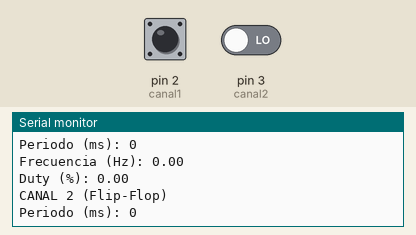
This sketch was run on a simulated Arduino Uno, built with avr-gcc and run on an emulated ATmega328P. Parts: the last lines printed to the serial monitor. Inputs (shaded band) come from the test bench; at power-on: pin 2 (canal1) LOW, pin 3 (canal2) LOW.

Above: at 1.2 s.
1.3 s: pin 2 (canal1) driven HIGH
2.8 s: pin 3 (canal2) driven HIGH
At 3.5 s:
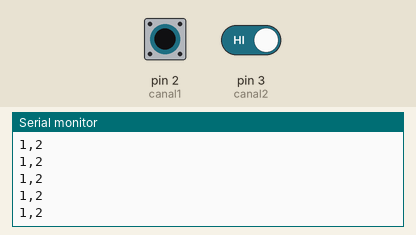
4.3 s: pin 2 (canal1) driven LOW
5.8 s: pin 3 (canal2) driven LOW
At 6.4 s:
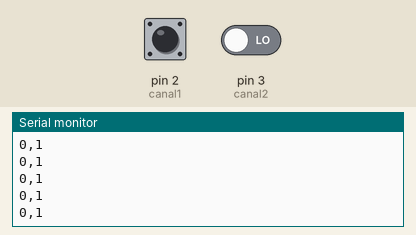
7.3 s: pin 2 (canal1) pulsed HIGH 2 times (0.12 s each, 0.3 s apart)
Timing chart, 0 to 10.3 s (numbered marks = the images above; inputs shaded):
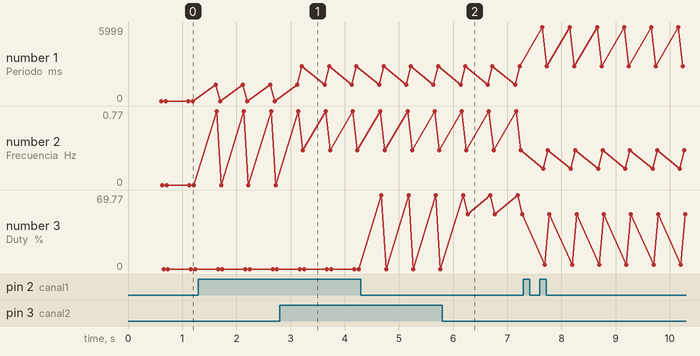

The sketch:

ape3_sistemas_digitales1.ino
```cpp
// Estructura
struct Canal {
  bool estadoActual = LOW;
  bool estadoAnterior = LOW;
  unsigned long tiempoAnterior = 0;
  unsigned long periodo = 0;
  unsigned long tHigh = 0;
  unsigned long tLow = 0;
  unsigned long tiempoCambio = 0;
  float frecuencia = 0;
  float duty = 0;
};

// Prototipos
void procesarCanal(int pin, Canal &ch, unsigned long tiempoActual);
void calcular(Canal &ch);
void imprimir(unsigned long tiempoActual);
void graficar();

// Pines
const int canal1 = 2;
const int canal2 = 3;

Canal ch1, ch2;
unsigned long ultimoPrint = 0;

void setup() {
  pinMode(canal1, INPUT);
  pinMode(canal2, INPUT);
  Serial.begin(9600);
}

void loop() {
  unsigned long tiempoActual = millis();

  procesarCanal(canal1, ch1, tiempoActual);
  procesarCanal(canal2, ch2, tiempoActual);

  calcular(ch1);
  calcular(ch2);

  imprimir(tiempoActual);
  graficar();
}

// Funciones
//Detección de flanco
void procesarCanal(int pin, Canal &ch, unsigned long tiempoActual) {
  ch.estadoActual = digitalRead(pin);

//Medición de periodo
  if (ch.estadoActual == HIGH && ch.estadoAnterior == LOW) {
    ch.periodo = tiempoActual - ch.tiempoAnterior;
    ch.tiempoAnterior = tiempoActual;
  }
//Medición de duty cycle
  if (ch.estadoActual != ch.estadoAnterior) {
    if (ch.estadoActual == HIGH) {
      ch.tLow = tiempoActual - ch.tiempoCambio;
    } else {
      ch.tHigh = tiempoActual - ch.tiempoCambio;
    }
    ch.tiempoCambio = tiempoActual;
  }

  ch.estadoAnterior = ch.estadoActual;
}
//Cálculo de frecuencia
void calcular(Canal &ch) {
  if (ch.periodo > 0) {
    ch.frecuencia = 1000.0 / ch.periodo;
  } else {
    ch.frecuencia = 0;
  }
  if ((ch.tHigh + ch.tLow) > 0) {
    ch.duty = (ch.tHigh * 100.0) / (ch.tHigh + ch.tLow);
  } else {
    ch.duty = 0;
  }
}

void imprimir(unsigned long tiempoActual) {
  if (tiempoActual - ultimoPrint >= 500) {
    ultimoPrint = tiempoActual;

    Serial.println("-----------------------");

    Serial.println("CANAL 1 (555)");
    Serial.print("Periodo (ms): ");
    Serial.println(ch1.periodo);
    Serial.print("Frecuencia (Hz): ");
    Serial.println(ch1.frecuencia);
    Serial.print("Duty (%): ");
    Serial.println(ch1.duty);

    Serial.println("CANAL 2 (Flip-Flop)");
    Serial.print("Periodo (ms): ");
    Serial.println(ch2.periodo);
    Serial.print("Frecuencia (Hz): ");
    Serial.println(ch2.frecuencia);
    Serial.print("Duty (%): ");
    Serial.println(ch2.duty);

    Serial.println("-----------------------");
  }
}

void graficar() {
  Serial.print(ch1.estadoActual);
  Serial.print(",");
  Serial.println(ch2.estadoActual + 1);
}
```

Measured:
- after the input at 2.8 s, the serial monitor: prints a new line after 0.07 s (image 1)
- after the input at 5.8 s, the serial monitor: prints a new line after 0.07 s (image 2)
- plotted number 1: 0 → 2801 after the input at 2.8 s
- plotted number 2: 0 → 0.36 after the input at 2.8 s
- plotted number 3: 0 → 51.74 after the input at 5.8 s
